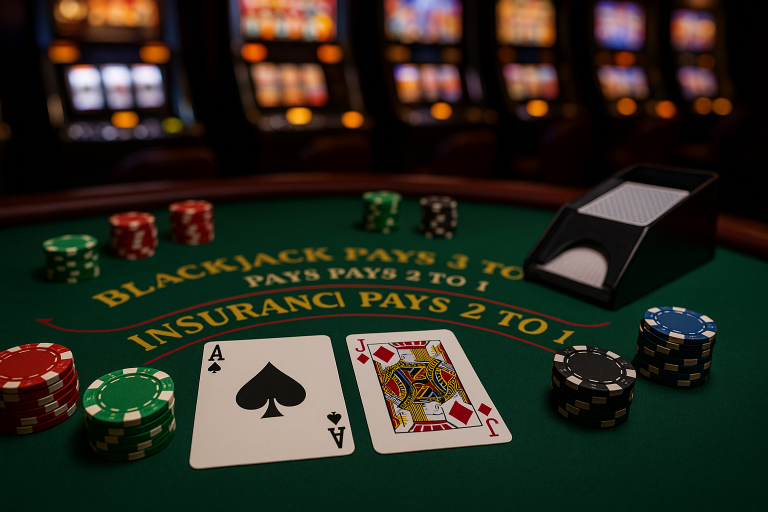
#> input picture gui/CasinoImage.png, 1536 x 1024 px, found by its file name (shown at 1/2 size)
$ python -i blackjack.py   (imports and definitions only)   (older library calls are emulated)
#> lines starting #> are read from the running program, lines starting #| are printed output that depends on the picture
import random
import tkinter as tk
from tkinter import messagebox
from PIL import Image, ImageTk, ImageDraw, ImageFont


# ---------------- CONFIG ----------------
MAX_PLAYERS = 3
CARD_NAMES = ["2","3","4","5","6","7","8","9","10","J","Q","K","AS"]
CARD_IMG_SIZE = (80, 120)
WINDOW_W, WINDOW_H = 1980, 1080


import tkinter as tk

def create_start_window():
    start_window = tk.Tk()
    start_window.title("Blackjack")
    # set desired size and center the window on the screen
    width, height = 1920, 1080
    start_window.geometry(f"{width}x{height}")
    start_window.update_idletasks()
    x = (start_window.winfo_screenwidth() - width) // 2
    y = (start_window.winfo_screenheight() - height) // 2
    start_window.geometry(f"{width}x{height}+{x}+{y}")
    start_window.config(bg="#222222")

    # Fullscreen background image behind widgets (tries common locations)
    bg_label = None
    try:
        bg_img = None
        for p in ("gui/CasinoImage.png", "CasinoImage.png"):
            try:
                bg_img = Image.open(p).convert("RGBA")
                break
            except Exception:
                bg_img = None
        if bg_img is not None:
            # Resize to window size and display as background
            bg_img = bg_img.resize((width, height), Image.LANCZOS)
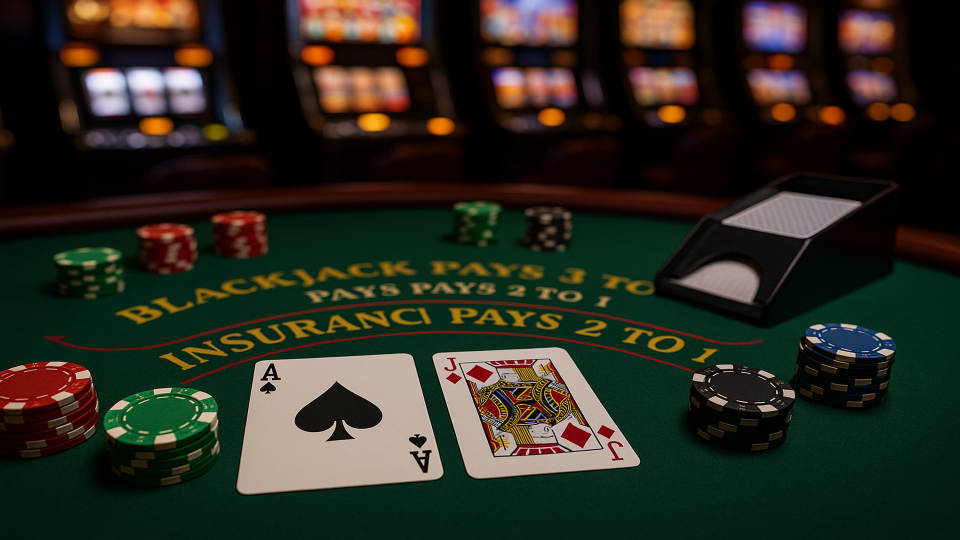
#> bg_img: PIL image 1920x1080 RGBA (shown at 1/2 size); mean R, G, B, A 43.6, 43.6, 32.4, 255
            bg_tk = ImageTk.PhotoImage(bg_img)
            bg_label = tk.Label(start_window, image=bg_tk)
            bg_label.image = bg_tk  # keep reference
            bg_label.place(x=0, y=0, width=width, height=height)
            bg_label.lower()
    except Exception:
        bg_label = None

    # center container for start widgets — parent it to bg_label when available so widgets sit on top of image
    parent_for_center = bg_label if bg_label is not None else start_window
    center_frame = tk.Frame(parent_for_center,bg="", bd=0)
    center_frame.place(relx=0.5, rely=0.5, anchor="center")

    label = tk.Label(center_frame, text="Bienvenue dans le Blackjack",
                     bg="grey",fg="white", font=("Arial", 16, "bold"))
    label.pack(pady=(0,20))

    # [4 lines left out: function open_main_game, not called in this run]


    start_button = tk.Button(center_frame, text="Commencer",
                             command=open_main_game,
                             bg="#00A86B", fg="white", font=("Arial", 14), width=25)
    start_button.pack(pady=6)


    exit_btn = tk.Button(center_frame, text="Quitter",
                         command=start_window.destroy,
                         bg="#AA0000", fg="white", font=("Arial", 14), width=25)
    exit_btn.pack(pady=(6,0))


    start_window.mainloop()


# ---------------- Main UI ----------------
# [537 lines left out: function launch_blackjack_ui, not called in this run]

# ---------------- Start program ----------------
# [2 lines not run here, left out]

>>> result = create_start_window()
